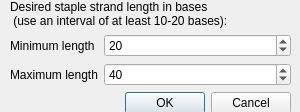
<?xml version="1.0" encoding="UTF-8"?>
<ui version="4.0">
 <class>RpolyDialog</class>
 <widget class="QDialog" name="RpolyDialog">
  <property name="geometry">
   <rect>
    <x>0</x>
    <y>0</y>
    <width>300</width>
    <height>112</height>
   </rect>
  </property>
  <property name="windowTitle">
   <string>Routed mesh import options</string>
  </property>
  <widget class="QWidget" name="formLayoutWidget">
   <property name="geometry">
    <rect>
     <x>10</x>
     <y>0</y>
     <width>281</width>
     <height>131</height>
    </rect>
   </property>
   <layout class="QFormLayout" name="formLayout">
    <item row="0" column="0" colspan="2">
     <widget class="QLabel" name="label_3">
      <property name="layoutDirection">
       <enum>Qt::LeftToRight</enum>
      </property>
      <property name="text">
       <string>Desired staple strand length in bases
 (use an interval of at least 10-20 bases):</string>
      </property>
      <property name="wordWrap">
       <bool>true</bool>
      </property>
     </widget>
    </item>
    <item row="1" column="0">
     <widget class="QLabel" name="label">
      <property name="text">
       <string>Minimum length</string>
      </property>
     </widget>
    </item>
    <item row="1" column="1">
     <widget class="QSpinBox" name="spinBox">
      <property name="minimum">
       <number>10</number>
      </property>
      <property name="value">
       <number>20</number>
      </property>
     </widget>
    </item>
    <item row="2" column="0">
     <widget class="QLabel" name="label_2">
      <property name="text">
       <string>Maximum length</string>
      </property>
     </widget>
    </item>
    <item row="2" column="1">
     <widget class="QSpinBox" name="spinBox_2">
      <property name="minimum">
       <number>20</number>
      </property>
      <property name="value">
       <number>40</number>
      </property>
     </widget>
    </item>
    <item row="3" column="1">
     <widget class="QDialogButtonBox" name="buttonBox">
      <property name="orientation">
       <enum>Qt::Horizontal</enum>
      </property>
      <property name="standardButtons">
       <set>QDialogButtonBox::Cancel|QDialogButtonBox::Ok</set>
      </property>
     </widget>
    </item>
   </layout>
  </widget>
 </widget>
 <resources/>
 <connections>
  <connection>
   <sender>buttonBox</sender>
   <signal>accepted()</signal>
   <receiver>RpolyDialog</receiver>
   <slot>accept()</slot>
   <hints>
    <hint type="sourcelabel">
     <x>248</x>
     <y>254</y>
    </hint>
    <hint type="destinationlabel">
     <x>157</x>
     <y>274</y>
    </hint>
   </hints>
  </connection>
  <connection>
   <sender>buttonBox</sender>
   <signal>rejected()</signal>
   <receiver>RpolyDialog</receiver>
   <slot>reject()</slot>
   <hints>
    <hint type="sourcelabel">
     <x>316</x>
     <y>260</y>
    </hint>
    <hint type="destinationlabel">
     <x>286</x>
     <y>274</y>
    </hint>
   </hints>
  </connection>
 </connections>
</ui>
